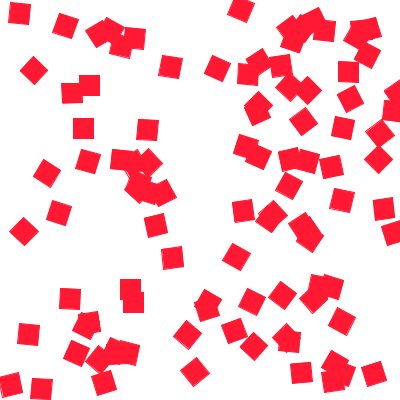
Frame 1 (no input)
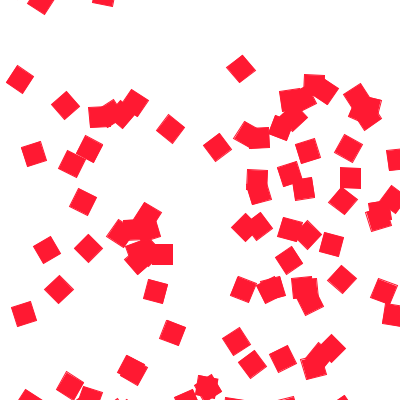
Frame 60 (the mouse pressed at the canvas centre just before this capture)
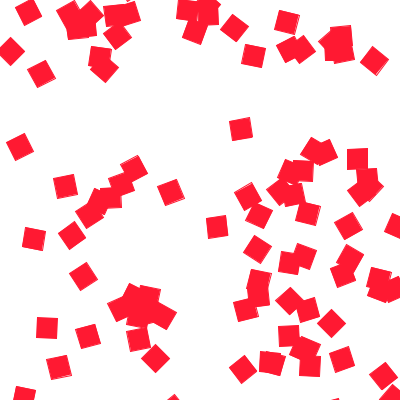
Frame 120 (the mouse held since frame 60 and released just before this capture)

The Processing sketch that drew these frames (run headless with seeded random() and noise(); from frame 60 on, the mouse is pressed at the canvas centre):

// Processing sketch: sketch_140704_11
// ── sketch_140704_11.pde
Rect r[] = new Rect[100];
void setup(){
  size(400,400);
  smooth();
  for(int i = 0;i<100;i++){
    r[i] = new Rect();
  }
}
void draw(){
  background(255);
  for(int i = 0;i<100;i++){
    r[i].Move();
    r[i].Draw();
  }
}

class Rect{
  float x,y;
  float rot;
  float v;
  
  Rect(){
    x = random(0,width);
    y = random(0,height);
    v = random(1.0,1.5);
    rot = random(0,PI);
  }
  void Move(){
   rot = rot + PI/90;
   y = y+v;
   if(y-30>height){
     y = -30;
   }
  }
  
  void Draw(){
   stroke(255,25,50);
   fill(255,25,50);
   pushMatrix();
   translate(x,y);
   rotate(rot);
   rectMode(CENTER);
   rect(0,0,20,20);
   popMatrix();
  }
}
